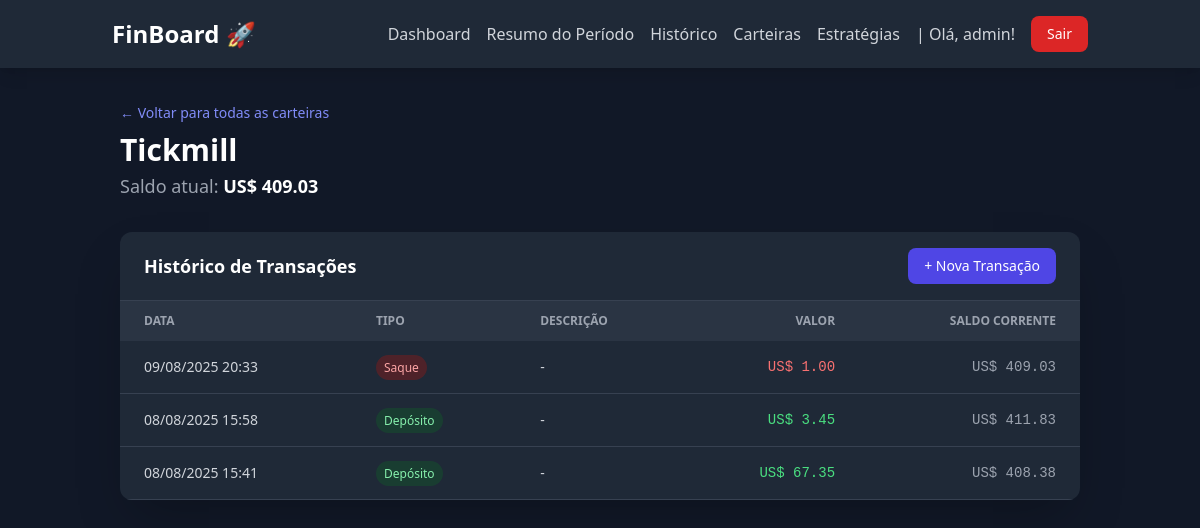
The app's page /dashboard/accounts/2/ (signed in) with its own data.
### dashboard/models.py (models this page shows, shortened)
class Account(models.Model):
    CURRENCY_CHOICES = [
        ('BRL', 'Real Brasileiro'),
        ('USD', 'Dólar Americano'),
    ]
    user = models.ForeignKey(
        User, on_delete=models.CASCADE, verbose_name="Usuário")
    name = models.CharField("Nome da Carteira", max_length=100,
                            help_text="Ex: Corretora XP, Binance Futures")
    currency = models.CharField(
        "Moeda", max_length=3, choices=CURRENCY_CHOICES, default='BRL')
    initial_balance = models.DecimalField(
        "Saldo Inicial", max_digits=12, decimal_places=2, default=0.0)
    is_active = models.BooleanField("Ativa", default=True)
    @property
    def current_balance(self):
        balance = self.initial_balance
        transaction_total = self.transactions.aggregate(
            total=Sum(
                Case(
                    When(type='DEPOSITO', then='amount'),
                    When(type='SAQUE', then=F('amount') * -1),
                    default=Decimal('0.0'),
                    output_field=models.DecimalField()
                )
            )
        )['total'] or Decimal('0.00')
        balance += transaction_total
        operations_pl = self.operation_set.filter(status='FECHADA').aggregate(
            total_pl=Sum('net_financial_result')
        )['total_pl'] or Decimal('0.00')
        balance += operations_pl
        return round(balance, 2)

class Transaction(models.Model):
    TRANSACTION_TYPE_CHOICES = [
        ('DEPOSITO', 'Depósito'),
        ('SAQUE', 'Saque'),
    ]
    account = models.ForeignKey(Account, on_delete=models.CASCADE,
                                related_name='transactions', verbose_name="Carteira")
    type = models.CharField("Tipo", max_length=10,
                            choices=TRANSACTION_TYPE_CHOICES)
    amount = models.DecimalField("Valor", max_digits=12, decimal_places=2)
    date = models.DateTimeField("Data")
    description = models.CharField(
        "Descrição", max_length=200, blank=True, null=True)

### dashboard/views.py (the view)
# urls.py: path('accounts/<int:pk>/', views.account_detail, name='account_detail'),
@login_required
def account_detail(request, pk):
    account = get_object_or_404(Account, pk=pk, user=request.user)
    transactions = account.transactions.all()
    closed_ops = account.operation_set.filter(
        status='FECHADA', end_date__isnull=False)
    all_events = []
    for t in transactions:
        all_events.append({
            'date': t.date,
            'amount': t.amount if t.type == 'DEPOSITO' else -t.amount,
            'is_transaction': True,  # Marca que este evento é uma transação
            'object': t  # Guarda o objeto original da transação
        })
    for op in closed_ops:
        if op.net_financial_result is not None:
            all_events.append({
                'date': op.end_date,
                'amount': op.net_financial_result,
                'is_transaction': False  # Marca que não é uma transação
            })
    all_events.sort(key=lambda x: x['date'])
    running_balance = account.initial_balance
    transactions_with_balance = []
    for event in all_events:
        running_balance += event['amount']
        if event['is_transaction']:
            transaction_obj = event['object']
            transaction_obj.running_balance = running_balance  # Anexa o saldo ao objeto
            transactions_with_balance.append(transaction_obj)
    transactions_with_balance.reverse()
    context = {
        'account': account,
        'transactions': transactions_with_balance,
    }
    return render(request, 'dashboard/account_detail.html', context)

### dashboard/templatetags/currency_filters.py (called while the page is built)
@register.filter(name='format_currency')
def format_currency(value, currency_code):
    try:
        value = Decimal(value)
    except (ValueError, TypeError):
        return value
    formatted_value = intcomma(value).replace(
        ",", "TEMP_COMMA").replace(".", ",").replace("TEMP_COMMA", ".")
    if currency_code == 'BRL':
        return f"R$ {formatted_value}"
    elif currency_code == 'USD':
        return f"US$ {formatted_value}"
    else:
        return f"{currency_code} {formatted_value}"

### dashboard/templates/dashboard/account_detail.html
{% extends 'core/base.html' %}
{% load currency_filters %}
{% block content %}
<div class="container mx-auto px-4 sm:px-6 lg:px-8 py-8">
    <div class="mb-8">
        <a href="{% url 'dashboard:account_list' %}" class="text-sm text-indigo-400 hover:text-indigo-300 transition-colors">&larr; Voltar para todas as carteiras</a>
        <h1 class="text-3xl font-bold text-white mt-2">{{ account.name }}</h1>
        <p class="mt-1 text-lg text-gray-400">Saldo atual:
            <span class="font-bold text-white">{{ account.current_balance|format_currency:account.currency }}</span>
        </p>
    </div>
    <div class="bg-gray-800 rounded-xl shadow-2xl overflow-hidden">
        <div class="flex justify-between items-center px-6 py-4 border-b border-gray-700">
            <h3 class="text-lg font-semibold text-white">Histórico de Transações</h3>
            <a href="{% url 'dashboard:transaction_add' account_pk=account.pk %}" class="px-4 py-2 text-sm font-medium text-white bg-indigo-600 rounded-lg hover:bg-indigo-700 transition-colors">
                + Nova Transação
            </a>
        </div>
        <div <div class="overflow-x-auto">
            <table class="min-w-full text-sm text-left text-gray-300">
                <thead class="text-xs text-gray-400 uppercase bg-gray-700/50">
                    <tr>
                        <th scope="col" class="px-6 py-3">Data</th>
                        <th scope="col" class="px-6 py-3">Tipo</th>
                        <th scope="col" class="px-6 py-3">Descrição</th>
                        <th scope="col" class="px-6 py-3 text-right">Valor</th>
                        <th scope="col" class="px-6 py-3 text-right">Saldo Corrente</th>
                    </tr>
                </thead>
                <tbody>
                    {% for tx in transactions %}
                    <tr class="border-b border-gray-700 hover:bg-gray-700/40 transition-colors">
                        <td class="px-6 py-4 whitespace-nowrap">{{ tx.date|date:"d/m/Y H:i" }}</td>
                        <td class="px-6 py-4">
                            {% if tx.type == 'DEPOSITO' %}
                                <span class="px-2 py-1 text-xs font-medium text-green-300 bg-green-900/50 rounded-full">{{ tx.get_type_display }}</span>
                            {% else %}
                                <span class="px-2 py-1 text-xs font-medium text-red-300 bg-red-900/50 rounded-full">{{ tx.get_type_display }}</span>
                            {% endif %}
                        </td>
                        <td class="px-6 py-4">{{ tx.description|default:"-" }}</td>
                        <td class="px-6 py-4 text-right font-mono {% if tx.type == 'DEPOSITO' %}text-green-400{% else %}text-red-400{% endif %}">
                            {{ tx.amount|format_currency:account.currency }}
                        </td>
                        <td class="px-6 py-4 text-right font-mono text-gray-400">
                            {{ tx.running_balance|format_currency:account.currency }}
                        </td>
                    </tr>
                    {% empty %}
                    <tr>
                        <td colspan="5" class="text-center py-10 text-gray-500">
                            Nenhuma transação registrada para esta carteira.
                        </td>
                    </tr>
                    {% endfor %}
                </tbody>
            </table>
        </div>
    </div>
</div>
{% endblock %}

### core/templates/core/base.html (shortened to what this page needs)
{% load static %}
<!DOCTYPE html>
<html lang="pt-br" class="dark">
<head>
    <link href="{% static 'core/css/output.css' %}" rel="stylesheet">
</head>
<body class="bg-gray-900">
    <header class="bg-gray-800 shadow-lg sticky top-0 z-50">
        <nav class="container mx-auto px-6 py-4">
            <div class="flex items-center justify-between">
                <a href="{% url 'core:home' %}" class="text-white text-2xl font-bold hover:text-indigo-400 transition-colors">
                    FinBoard 🚀
                </a>
                <div class="flex items-center space-x-4">
                     {% if user.is_authenticated %}
                        <a href="{% url 'core:home' %}" class="text-gray-300 hover:text-white transition-colors">Dashboard</a>
                        <a href="{% url 'dashboard:daily_summary' %}" class="text-gray-300 hover:text-white transition-colors">Resumo do Período</a>
                        <a href="{% url 'dashboard:operation_list' %}" class="text-gray-300 hover:text-white transition-colors">Histórico</a>
                        <a href="{% url 'dashboard:account_list' %}" class="text-gray-300 hover:text-white transition-colors">Carteiras</a>
                        <a href="{% url 'dashboard:strategy_list' %}" class="text-gray-300 hover:text-white transition-colors">Estratégias</a>
                        <span class="text-gray-300">| Olá, {{ user.username }}!</span>
                        <a href="{% url 'core:logout' %}" class="px-4 py-2 text-sm font-medium text-white bg-red-600 rounded-lg hover:bg-red-700 transition-colors">
                            Sair
                        </a>
                    {% else %}
                        <a href="{% url 'core:login' %}" class="text-gray-300 hover:text-white transition-colors">Login</a>
                        <a href="{% url 'core:register' %}" class="px-4 py-2 text-sm font-medium text-white bg-indigo-600 rounded-lg hover:bg-indigo-700 transition-colors">
                            Cadastre-se
                        </a>
                    {% endif %}
                </div>
            </div>
        </nav>
    </header>
    <main>
        {% block content %}
        {% endblock %}
    </main>
</body>
</html>

### records on screen
Account: name "Tickmill", current_balance "US$ 409.03"
Transaction: date "09/08/2025 20:33", type "Saque", description "-", amount "US$ 1.00", running_balance "US$ 409.03"
Transaction: date "08/08/2025 15:58", type "Depósito", description "-", amount "US$ 3.45", running_balance "US$ 411.83"
Transaction: date "08/08/2025 15:41", type "Depósito", description "-", amount "US$ 67.35", running_balance "US$ 408.38"

### other values on screen
{{ user.username }} "admin"
